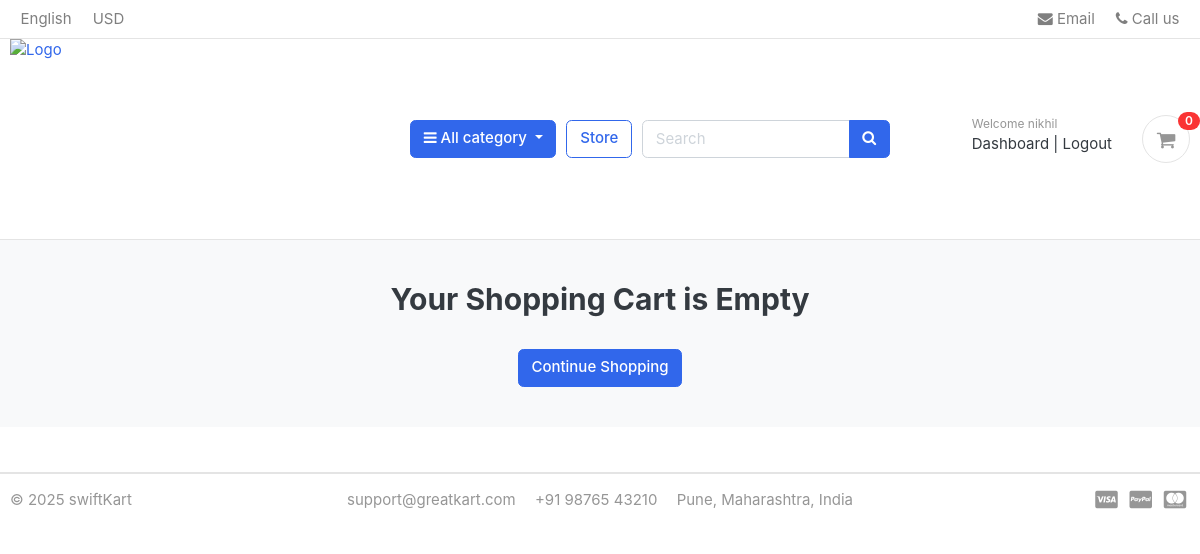
Before: /cart/ (signed in) with the older database file.
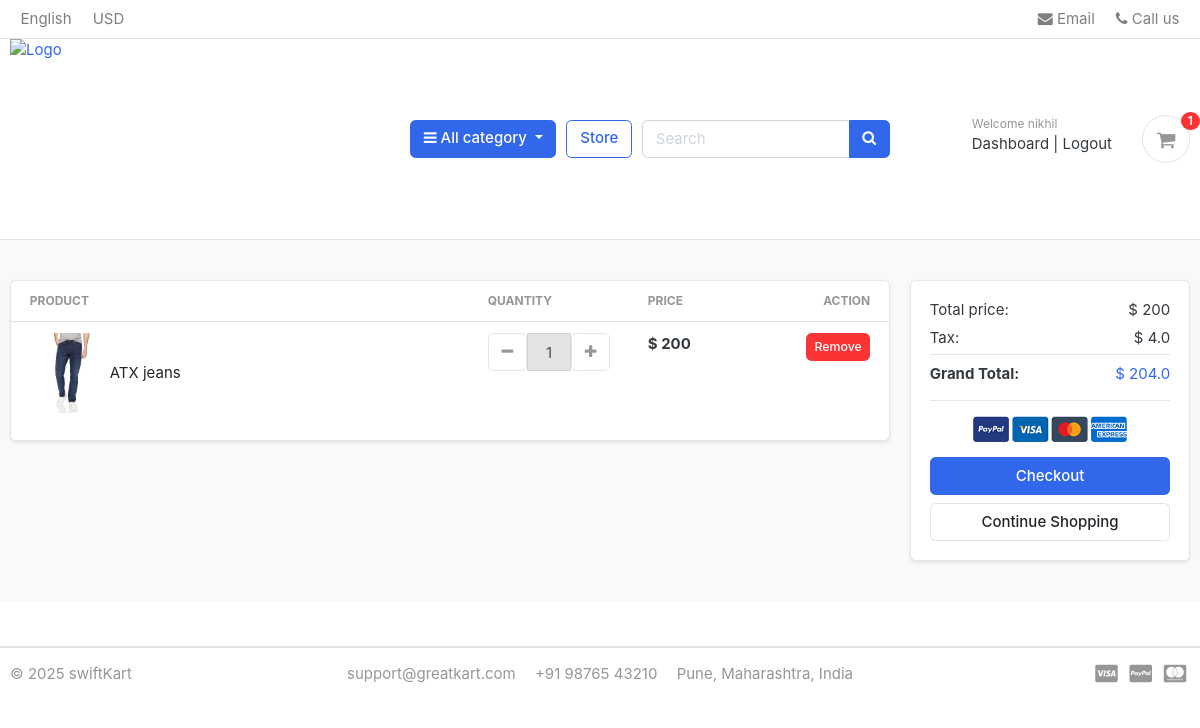
After: the same page with the newer database file.
### accounts/models.py (models this page shows, shortened)
class Account(AbstractBaseUser, PermissionsMixin):
    first_name = models.CharField(max_length=50)
    last_name = models.CharField(max_length=50)
    username = models.CharField(max_length=50, unique=True)
    email = models.EmailField(max_length=100, unique=True)
    phone_number = models.CharField(max_length=50, blank=True, null=True)
    date_joined = models.DateTimeField(auto_now_add=True)
    last_login = models.DateTimeField(auto_now_add=True)
    is_admin = models.BooleanField(default=False)
    is_staff = models.BooleanField(default=False)
    is_active = models.BooleanField(default=False)
    is_superadmin = models.BooleanField(default=False)
    USERNAME_FIELD = 'email'
    REQUIRED_FIELDS = ['username', 'first_name', 'last_name']
    objects = MyAccountManager()

### carts/models.py (models this page shows, shortened)
class CartItem(models.Model):
    user=models.ForeignKey(Account,on_delete=models.CASCADE,null=True)
    product = models.ForeignKey(Product, on_delete=models.CASCADE)
    variations = models.ManyToManyField(Variation, blank=True)
    cart = models.ForeignKey(Cart, on_delete=models.CASCADE,null=True)
    quantity = models.IntegerField()
    is_active = models.BooleanField(default=True)
    def sub_total(self):
        return self.product.price * self.quantity

### store/models.py (models this page shows, shortened)
class Product(models.Model):
    product_name = models.CharField(max_length=200, unique=True)
    slug = models.SlugField(max_length=200, unique=True)
    description = models.TextField(max_length=200)
    price = models.IntegerField()
    images = models.ImageField(upload_to="photos/products")
    stock = models.IntegerField()
    is_available = models.BooleanField(default=True)
    category = models.ForeignKey(Category, on_delete=models.CASCADE)
    created_date = models.DateField(auto_now_add=True)
    modified_date = models.DateField(auto_now=True)
    def get_url(self):
        return reverse('product_detail', args=[self.category.slug,self.slug])

### carts/views.py (the view)
# urls.py: path('', views.cart, name='cart'),
def cart(request):
    total = 0
    quantity = 0
    tax = 0
    grand_total = 0
    cart_items = []
    if request.user.is_authenticated:
        cart_items = CartItem.objects.filter(user=request.user, is_active=True)
    else:
        cart = Cart.objects.get(cart_id=cart_id(request))
        cart_items = CartItem.objects.filter(cart=cart, is_active=True)
    for cart_item in cart_items:
        total += cart_item.product.price * cart_item.quantity
        quantity += cart_item.quantity
    tax = (2 * total) / 100
    grand_total = total + tax
    context = {
        'total': total,
        'quantity': quantity,
        'cart_items': cart_items,
        'tax': tax,
        'grand_total': grand_total,
    }
    return render(request, 'store/cart.html', context)

### carts/context_processors.py (called while the page is built)
def counter(request):
    from .utils import _cart_id
    cart_count = 0
    if 'admin' in request.path:
        return {}
    if request.user.is_authenticated:
        cart_items = CartItem.objects.filter(user=request.user, is_active=True)
    else:
        cart = Cart.objects.filter(cart_id=_cart_id(request)).first()
        cart_items = CartItem.objects.filter(cart=cart, is_active=True)
    cart_count = sum(item.quantity for item in cart_items)
    return {'cart_count': cart_count}

### category/context_processor.py (called while the page is built)
def menu_links(request):
    links = Category.objects.all()
    return {'links': links}

### category/models.py (called while the page is built)
    def get_url(self):
            return reverse('products_by_category', args=[self.slug])

### templates/store/cart.html (shortened to what this page needs)
{% extends 'base.html' %}
{% load static %}
{% block content %}
<section class="section-content padding-y bg">
<div class="container">
{% if not cart_items %}
<h2 class="text-center">Your Shopping Cart is Empty</h2>
<br>
<div class="text-center">
<a href="{% url 'store' %}" class="btn btn-primary">Continue Shopping</a>
</div>
{% else %}
<div class="row">
    <aside class="col-lg-9">
        <div class="card shadow-sm">
            <table class="table table-borderless table-shopping-cart align-middle">
                <thead class="text-muted border-bottom">
                    <tr class="small text-uppercase">
                        <th>Product</th>
                        <th width="160">Quantity</th>
                        <th width="120">Price</th>
                        <th width="140" class="text-right">Action</th>
                    </tr>
                </thead>
                <tbody>
                {% for cart_item in cart_items %}
                <tr>
                    <td>
                        <div class="d-flex align-items-center">
                            <img src="{{ cart_item.product.images.url }}"
                                 class="img-sm rounded me-3">
                     <a href="{{ cart_item.product.get_url }}" class="title text-dark">
                    {{ cart_item.product.product_name }}
                    </a>
                        <td>
                    <div class="input-group" style="max-width: 140px;">
                        <a href="{% url 'carts:decrease_cart' cart_item.id %}"
                        class="btn btn-light">
                            <i class="fa fa-minus"></i>
                        </a>
                        <input type="text"
                            class="form-control text-center"
                            value="{{ cart_item.quantity }}"
                            readonly>
                        <form action="{% url 'carts:add_cart' cart_item.product.id %}"
                            method="POST">
                            <button type="submit" class="btn btn-light">
                                <i class="fa fa-plus"></i>
                            </button>
                        </form>
                    </div>
                </td>
                    <td>
                        <strong>$ {{ cart_item.sub_total }}</strong>
                    </td>
                    <td class="text-right">
                        <a href="{% url 'carts:delete_cart_item' cart_item.id %}" onclick="return confirm('Are you sure you want to delete this item')"
                        class="btn btn-danger btn-sm">
                        Remove
                        </a>
                    </td>
                </tr>
                {% endfor %}
                </tbody>
            </table>
        </div>
    </aside>
    <aside class="col-lg-3">
        <div class="card shadow-sm">
            <div class="card-body">
                <dl class="dlist-align">
                    <dt>Total price:</dt>
                    <dd class="text-right">$ {{ total }}</dd>
                </dl>
                <dl class="dlist-align">
                    <dt>Tax:</dt>
                    <dd class="text-right">$ {{ tax }}</dd>
                </dl>
                <dl class="dlist-align border-top pt-2">
                    <dt><strong>Grand Total:</strong></dt>
                    <dd class="text-right text-primary fw-bold">
                        $ {{ grand_total }}
                    </dd>
                </dl>
                <hr>
                <p class="text-center mb-3">
                    <img src="{% static 'images/misc/payments.png' %}" height="26">
                </p>
               <a href="{% url 'carts:checkout' %}" class="btn btn-primary btn-block mb-2">
                    Checkout
                </a>
                <a href="{% url 'store' %}" class="btn btn-light btn-block">
                    Continue Shopping
                </a>
            </div>
        </div>
    </aside>
</div>
{% endif %}
</div>
</section>
{% endblock %}

### templates/base.html (shortened to what this page needs)
{% load static %}
<!DOCTYPE HTML>
<html lang="en">
<head>
<link href="{% static 'css/bootstrap.css' %}" rel="stylesheet" type="text/css"/>
<link href="{% static 'fonts/fontawesome/css/all.min.css' %}" type="text/css" rel="stylesheet">
<link href="{% static 'css/ui.css' %}" rel="stylesheet" type="text/css"/>
<link href="{% static 'css/responsive.css' %}" rel="stylesheet" media="only screen and (max-width: 1200px)" />
<link href="{% static 'css/custom.css' %}" rel="stylesheet" type="text/css"/>
<link rel="stylesheet" href="https://cdnjs.cloudflare.com/ajax/libs/font-awesome/4.7.0/css/font-awesome.min.css">
</head>
<body>
     {% include 'includes/navbar.html' %}
    {% block content %}{% endblock %}
    {% include 'includes/footer.html' %}

### templates/includes/navbar.html (shortened to what this page needs)
{% load static %}
<header class="section-header">
<nav class="navbar p-md-0 navbar-expand-sm navbar-light border-bottom">
<div class="container">
  <div class="collapse navbar-collapse" id="navbarTop4">
    <ul class="navbar-nav mr-auto">
    	<li class="nav-item dropdown">
		 	<a href="#" class="nav-link">   English </a>
		</li>
		<li class="nav-item dropdown">
			<a href="#" class="nav-link"> USD </a>
		</li>
    </ul>
    <ul class="navbar-nav">
		<li><a href="#" class="nav-link"> <i class="fa fa-envelope"></i> Email </a></li>
		<li><a href="#" class="nav-link"> <i class="fa fa-phone"></i> Call us </a></li>
	</ul>
  </div>
</div>
</nav>
<section class="header-main border-bottom">
	<div class="container">
<div class="row align-items-center">
	<div class="col-lg-4 col-md-4 col-6">
		<a href="{% url 'home' %}" class="brand-wrap">
			<img class="logo" src="{% static 'images/logoo.png' %}" alt="Logo">
		</a>
	</div>
	<div class="col-lg col-sm col-md col-6 flex-grow-0">
        <div class="category-wrap dropdown d-inline-block float-right">
            <button class="btn btn-primary dropdown-toggle"
                    type="button"
                    data-toggle="dropdown">
                <i class="fa fa-bars"></i> All category
            </button>
		</div>
	</div>
	<a href="{% url 'store' %}" class="btn btn-outline-primary">Store</a>
	<div class="col-lg  col-md-6 col-sm-12 col">
		<form action="{% url 'search'%}" class="search" method="GET">
			<div class="input-group w-100">
			    <input type="text" class="form-control" style="width:60%;" placeholder="Search" name="keyword">
			    <div class="input-group-append">
			      <button class="btn btn-primary" type="submit">
			        <i class="fa fa-search"></i>
			      </button>
			    </div>
		    </div>
		</form>
	</div>
	<div class="col-lg-3 col-sm-6 col-8 order-2 order-lg-3">
				<div class="d-flex justify-content-end mb-3 mb-lg-0">
						<div class="d-flex justify-content-end mb-3 mb-lg-0">
						{% if not user.is_authenticated %}
							<div class="widget-header">
								<small class="title text-muted">Welcome guest!</small>
								<div>
									<a href="{% url 'accounts:login' %}">Sign in</a>
									<span class="dark-transp"> | </span>
									<a href="{% url 'accounts:register' %}">Register</a>
								</div>
							</div>
							{% else %}
							<div class="widget-header">
								<small class="title text-muted">Welcome {{ user.username }}</small>
								<div>
									<a href="{% url 'accounts:dashboard' %}">Dashboard</a>
									<span class="dark-transp"> | </span>
									<a href="{% url 'accounts:logout' %}">Logout</a>
								</div>
							</div>
							{% endif %}
						<a href="{% url 'carts:cart' %}" class="widget-header pl-3 ml-3">
							<div class="icon icon-sm rounded-circle border">
								<i class="fa fa-shopping-cart"></i>
							</div>
							<span class="badge badge-pill badge-danger notify">
								{{ cart_count }}
							</span>
						</a>
					</div>
				</div>
			</div>
</div>
	</div>
</section>
</header>

### templates/includes/footer.html (shortened to what this page needs)
<footer class="section-footer border-top mt-5">
    <div class="container">
        <section class="footer-bottom border-top row align-items-center py-3">
            <div class="col-md-3 text-muted">
                <p class="mb-0">© 2025 swiftKart</p>
            </div>
            <div class="col-md-6 text-md-center text-muted">
                <span class="px-2">support@greatkart.com</span>
                <span class="px-2">+91 98765 43210</span>
                <span class="px-2">Pune, Maharashtra, India</span>
            </div>
            <div class="col-md-3 text-md-right text-muted">
                <i class="fab fa-lg fa-cc-visa mx-1"></i>
                <i class="fab fa-lg fa-cc-paypal mx-1"></i>
                <i class="fab fa-lg fa-cc-mastercard mx-1"></i>
            </div>
        </section>
    </div>
</footer>
</body>
</html>

### swiftkart/static/css/ui.css (style rules this page uses)
html { font-family: "Inter", sans-serif; font-size: 15px; }
.icon-xs, .icon-sm, .icon-md, .icon-lg { display: inline-block; text-align: center; flex-shrink: 0; flex-grow: 0; }
.icon-sm { width: 48px; height: 48px; line-height: 48px !important; font-size: 20px; }
.img-xs, .img-sm, .img-md, .img-lg { -o-object-fit: cover; object-fit: cover; flex-shrink: 0; flex-grow: 0; }
.img-sm { width: 80px; height: 80px; }
.padding-y { padding-top: 40px; padding-bottom: 40px; }
.bg { background-color: #f8f9fa; }
p:last-child { margin-bottom: 0; }
.header-main { padding:0; }
.brand-wrap { display:flex; align-items:center; }
.brand-wrap .logo { height:200px; width:auto; }
.widget-header { display: inline-block; vertical-align: middle; position: relative; }
.widget-header a { color: #343a40; }
.widget-header i { color: #969696; }
.widget-header .title { display: block; }
.widget-header .notify { position: absolute; top: -3px; right: -10px; }
.footer-bottom { padding-top: 20px; padding-bottom: 20px; }
.btn-light { background-color: #fff; border-color: #e4e4e4; }
.btn-light i { color: #969696; }
[class*=dlist-] { margin-bottom: 5px; }
[class*=dlist-] dd { margin-bottom: 0; }
.dlist-align { display: flex; }
.dlist-align dt { width: 150px; word-wrap: break-word; font-weight: normal; }
.dlist-align dd { flex-grow: 1; }
.notify { position: absolute; top: -4px; right: -10px; display: inline-block; padding: 0.25em 0.6em; font-size: 12px; line-height: 1; text-align: center; border-radius: 3rem; color: #fff; background-color: #fa3434; }
.table-shopping-cart.table td, .table-shopping-cart.table th { padding-left: 1.25rem; padding-right: 1.25rem; }

Changed rows visible on the page:
added CartItem: product.images (picture), product.product_name "ATX jeans", quantity "1", sub_total "200"
Other visible differences:
{{ cart_count }}: "0" → "1"
{{ total }}: (not shown) → "200"
{{ tax }}: (not shown) → "4.0"
{{ grand_total }}: (not shown) → "204.0"
text no longer shown: "Your Shopping Cart is Empty"
text now shown: "PRODUCT QUANTITY PRICE ACTION Total price: $ Tax: $ Grand Total: $ Checkout"
